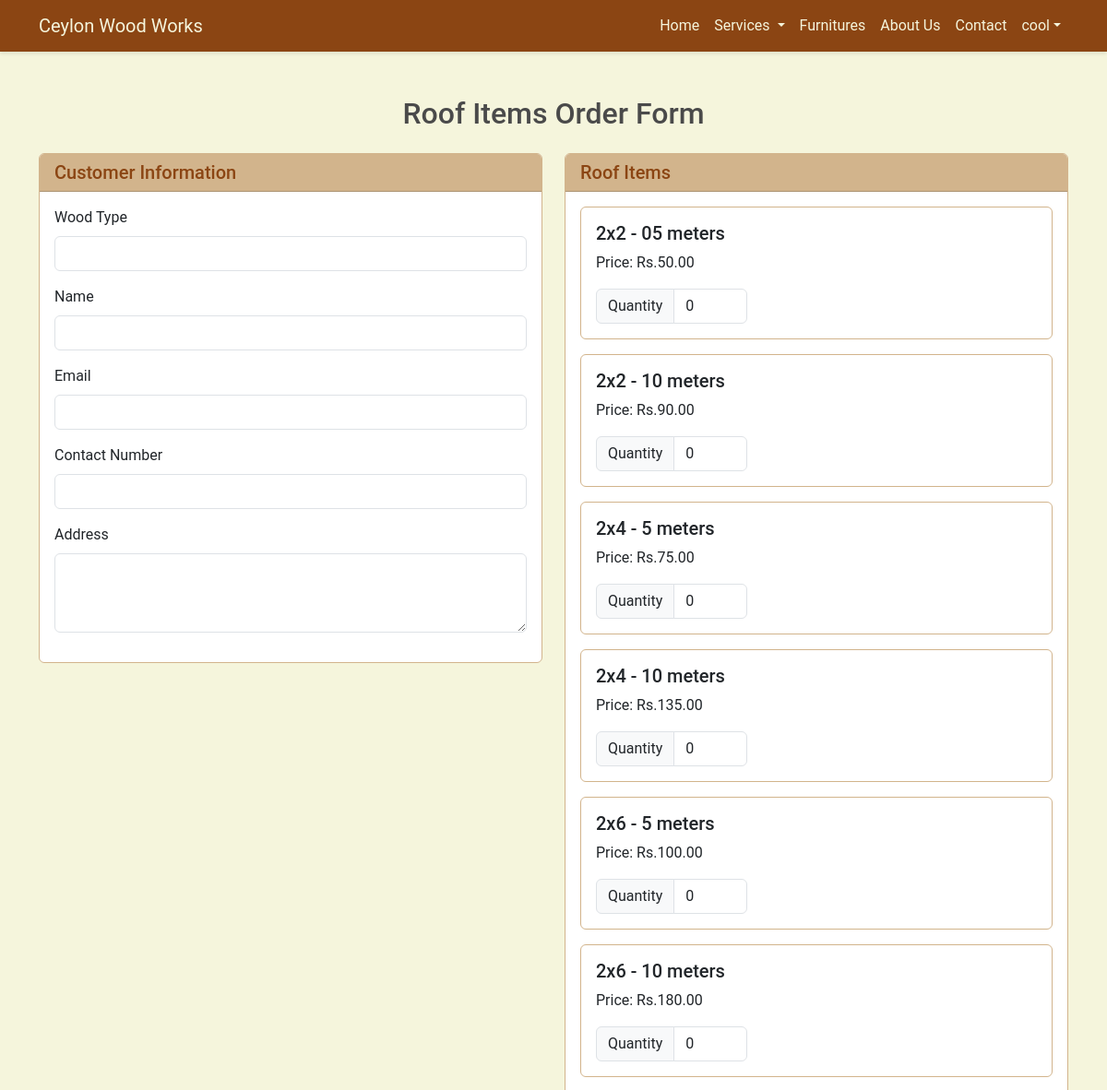
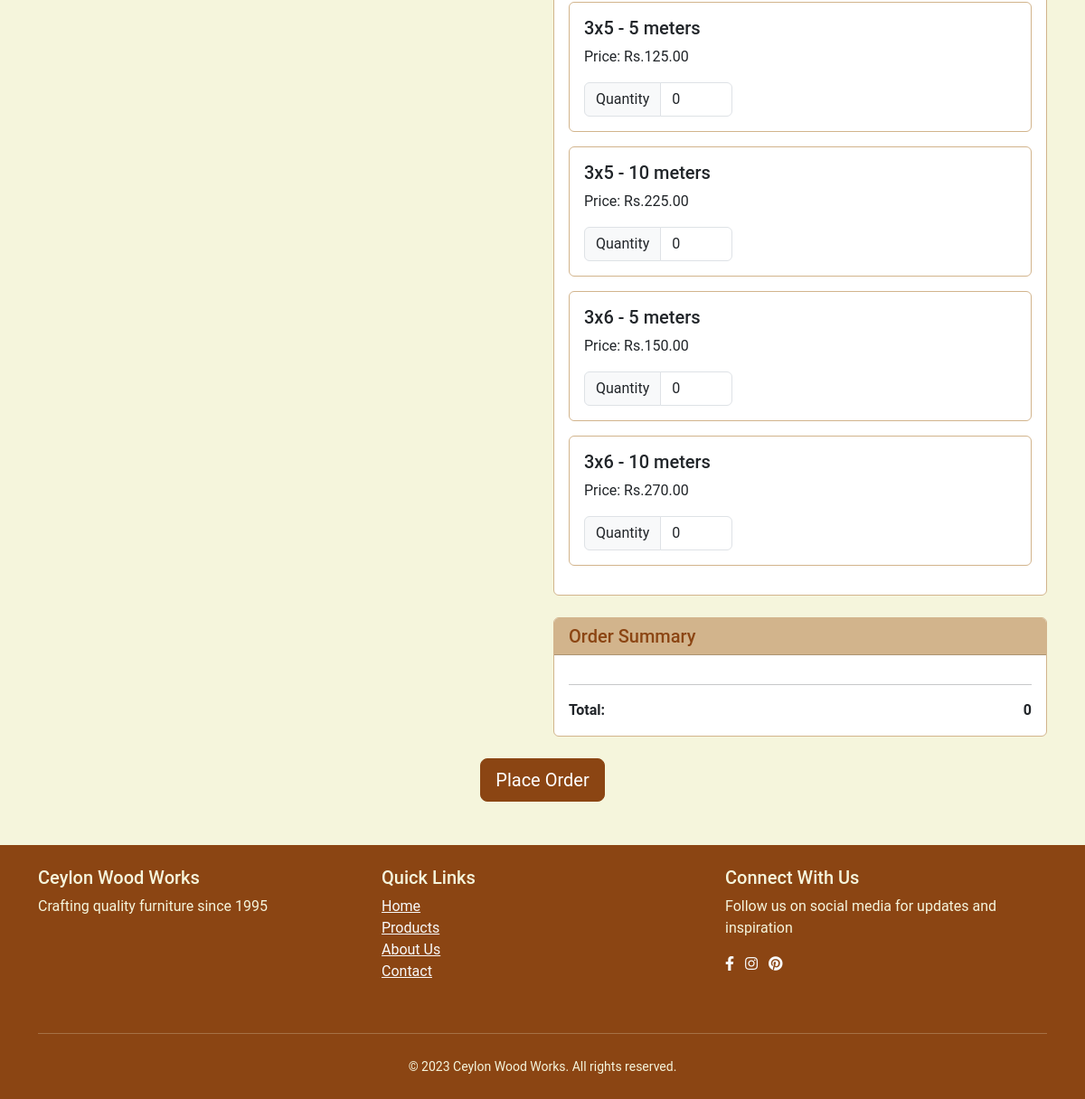
The page /RoofAndWoodItem/RoofItems.php (signed in) on the database its author committed (2 pictures, top to bottom).
### tables this page shows
CREATE TABLE `roof_items` (
  `id` int(11) NOT NULL,
  `measurement` varchar(20) NOT NULL,
  `price` decimal(10,2) NOT NULL
);

### RoofAndWoodItem/RoofItems.php (the view, shortened to what this page needs)
<?php
require_once 'config.php';
$stmt = $pdo->query("SELECT * FROM roof_items");
$roofItems = $stmt->fetchAll(PDO::FETCH_ASSOC);
?>
  <!DOCTYPE html>
  <html lang="en">
  <head>
      <link href="https://cdn.jsdelivr.net/npm/bootstrap@5.3.0/dist/css/bootstrap.min.css" rel="stylesheet">
      <link href="https://cdnjs.cloudflare.com/ajax/libs/font-awesome/5.15.3/css/all.min.css" rel="stylesheet">
  </head>
  <body>
  <nav class="navbar navbar-expand-lg navbar-dark">
          <div class="container">
              <a class="navbar-brand" href="http://localhost/Furniture/index.php">Ceylon Wood Works</a>
              <div class="collapse navbar-collapse" id="navbarNav">
                  <ul class="navbar-nav ms-auto">
                      <li class="nav-item">
                          <a class="nav-link active" href="http://localhost/Furniture/index.php">Home</a>
                      </li>
                      <li class="nav-item dropdown">
                          <a class="nav-link dropdown-toggle" href="#" id="servicesDropdown" role="button" data-bs-toggle="dropdown" aria-expanded="false">
                              Services
                          </a>
                      </li>
                      <li class="nav-item">
                          <a class="nav-link" href="http://localhost/Furniture/Furnitures/Furnitures.php">Furnitures</a>
                      </li>
                      <li class="nav-item">
                          <a class="nav-link" href="http://localhost/Furniture/about_us.php">About Us</a>
                      </li>
                      <li class="nav-item">
                          <a class="nav-link" href="http://localhost/Furniture/contact_us.php">Contact</a>
                      </li>
                      <?php
                      if (isset($_SESSION['user_name'])) {
                          echo '<li class="nav-item dropdown">';
                          echo '<a class="nav-link dropdown-toggle" href="#" id="userDropdown" role="button" data-bs-toggle="dropdown" aria-expanded="false">';
                          echo $_SESSION['user_name'];
                          echo '</a>';
                          echo '</li>';
                      } else {
                          echo '<li class="nav-item">';
                          echo '<a class="nav-link" href="Register.php">Register</a>';
                          echo '</li>';
                      }
                      ?>
                  </ul>
              </div>
          </div>
      </nav>
      <div class="container my-5">
          <h2 class="text-center mb-4">Roof Items Order Form</h2>
          <form method="POST" action="">
              <div class="row">
                  <div class="col-md-6">
                      <div class="card mb-4">
                          <div class="card-header">
                              <h5 class="mb-0">Customer Information</h5>
                          </div>
                          <div class="card-body">
                              <div class="mb-3">
                                  <label for="woodType" class="form-label">Wood Type</label>
                                  <input class="form-control" id="woodType" name="woodType" type="text" required>
                              </div>
                              <div class="mb-3">
                                  <label for="name" class="form-label">Name</label>
                                  <input type="text" class="form-control" id="name" name="name" required>
                              </div>
                              <div class="mb-3">
                                  <label for="email" class="form-label">Email</label>
                                  <input type="email" class="form-control" id="email" name="email" required>
                              </div>
                              <div class="mb-3">
                                  <label for="contactNumber" class="form-label">Contact Number</label>
                                  <input type="tel" class="form-control" id="contactNumber" name="contactNumber" required>
                              </div>
                              <div class="mb-3">
                                  <label for="address" class="form-label">Address</label>
                                  <textarea class="form-control" id="address" name="address" rows="3" required></textarea>
                              </div>
                          </div>
                      </div>
                  </div>
                  <div class="col-md-6">
                      <div class="card mb-4">
                          <div class="card-header">
                              <h5 class="mb-0">Roof Items</h5>
                          </div>
                          <div class="card-body">
                              <?php foreach ($roofItems as $item): ?>
                                  <div class="card mb-3">
                                      <div class="card-body">
                                          <h5 class="card-title"><?= htmlspecialchars($item['measurement']) ?></h5>
                                          <p class="card-text">Price: Rs.<?= number_format($item['price'], 2) ?></p>
                                          <div class="input-group">
                                              <span class="input-group-text">Quantity</span>
                                              <input type="number" class="form-control item-quantity" name="quantity[<?= $item['id'] ?>]" value="0" min="0" data-price="<?= $item['price'] ?>">
                                          </div>
                                      </div>
                                  </div>
                              <?php endforeach; ?>
                          </div>
                      </div>
                      <div class="card">
                          <div class="card-header">
                              <h5 class="mb-0">Order Summary</h5>
                          </div>
                          <div class="card-body">
                              <hr>
                              <div class="d-flex justify-content-between">
                                  <strong>Total:</strong>
                                  <strong id="totalPrice">0</strong>
                              </div>
                          </div>
                      </div>
                  </div>
              </div>
              <div class="text-center mt-4">
                  <button type="submit" class="btn btn-primary btn-lg">Place Order</button>
              </div>
          </form>
      </div>
      <footer class="footer py-4 mt-5">
          <div class="container">
              <div class="row">
                  <div class="col-lg-4 mb-3">
                      <h5>Ceylon Wood Works</h5>
                      <p>Crafting quality furniture since 1995</p>
                  </div>
                  <div class="col-lg-4 mb-3">
                      <h5>Quick Links</h5>
                      <ul class="list-unstyled">
                          <li><a href="#" class="text-light">Home</a></li>
                          <li><a href="#" class="text-light">Products</a></li>
                          <li><a href="#" class="text-light">About Us</a></li>
                          <li><a href="#" class="text-light">Contact</a></li>
                      </ul>
                  </div>
                  <div class="col-lg-4">
                      <h5>Connect With Us</h5>
                      <p>Follow us on social media for updates and inspiration</p>
                      <a href="#" class="text-light me-2"><i class="fab fa-facebook-f"></i></a>
                      <a href="#" class="text-light me-2"><i class="fab fa-instagram"></i></a>
                      <a href="#" class="text-light"><i class="fab fa-pinterest"></i></a>
                  </div>
              </div>
              <hr class="my-4 bg-light">
              <div class="text-center">
                  <small>© 2023 Ceylon Wood Works. All rights reserved.</small>
              </div>
          </div>
      </footer>
  </body>
  </html>

### RoofAndWoodItem/RoofItems.php (style rules this page uses)
:root { --primary-color: #8B4513; --secondary-color: #D2B48C; --accent-color: #DEB887; --text-color: #4A4A4A; --light-bg: #F5F5DC; }
body { font-family: 'Roboto', sans-serif; color: var(--text-color); background-color: var(--light-bg); }
.navbar { background-color: var(--primary-color); box-shadow: 0 2px 4px rgba(0,0,0,.1); }
.navbar-brand, .nav-link { color: var(--light-bg) !important; transition: color 0.3s ease; }
.btn-primary { background-color: var(--primary-color); border-color: var(--primary-color); transition: all 0.3s ease; }
.card { border-color: var(--secondary-color); transition: transform 0.3s ease, box-shadow 0.3s ease; }
.card-header { background-color: var(--secondary-color); color: var(--primary-color); }
.footer { background-color: var(--primary-color); color: var(--light-bg); }
.item-quantity { max-width: 80px; }

### rows shown on the page
roof_items: measurement "2x2 - 05 meters", price "50.00"
roof_items: measurement "2x2 - 10 meters", price "90.00"
roof_items: measurement "2x4 - 5 meters", price "75.00"
roof_items: measurement "2x4 - 10 meters", price "135.00"
roof_items: measurement "2x6 - 5 meters", price "100.00"
roof_items: measurement "2x6 - 10 meters", price "180.00"
roof_items: measurement "3x5 - 5 meters", price "125.00"
roof_items: measurement "3x5 - 10 meters", price "225.00"
roof_items: measurement "3x6 - 5 meters", price "150.00"
roof_items: measurement "3x6 - 10 meters", price "270.00"

### other values the page prints
$_SESSION['user_name'] "cool"
